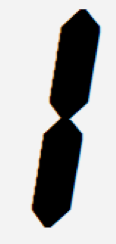
%> input picture Numbers/org/1.png, 116 x 244 px
$ octave createTemplates.m   (GNU Octave 9; MATLAB toolbox functions it lacks are replaced by stand-ins)
%> lines starting %> are read from the running program, lines starting %| are printed output that depends on the picture
%CREATE TEMPLATES

%Number
one=imread('Numbers\1.png');
%> one is the input picture: size 244x116x3 uint8; mean R, G, B 178.8, 179, 179
one=imread('Numbers\2.png');
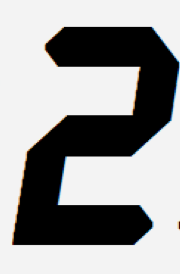
%> input picture Numbers/org/2.png, 180 x 274 px
%> one is the input picture: size 274x180x3 uint8; mean R, G, B 153.9, 154, 154
one=imread('Numbers\3.png');
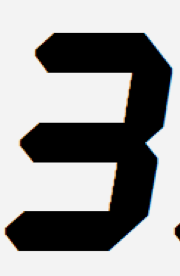
%> input picture Numbers/org/3.png, 180 x 276 px
%> one is the input picture: size 276x180x3 uint8; mean R, G, B 152.6, 152.6, 152.6
one=imread('Numbers\4.png');
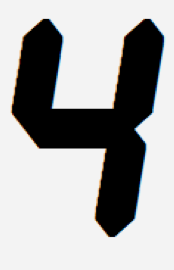
%> input picture Numbers/org/4.png, 174 x 270 px
%> one is the input picture: size 270x174x3 uint8; mean R, G, B 167.7, 167.8, 167.8
one=imread('Numbers\5.png');
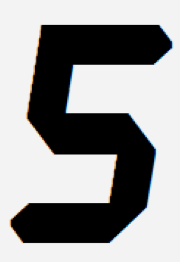
%> input picture Numbers/org/5.png, 180 x 262 px
%> one is the input picture: size 262x180x3 uint8; mean R, G, B 152.4, 152.5, 152.5
one=imread('Numbers\6.png');
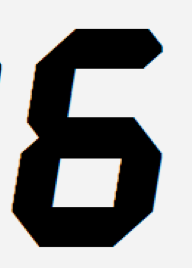
%> input picture Numbers/org/6.png, 192 x 268 px
%> one is the input picture: size 268x192x3 uint8; mean R, G, B 152, 152.2, 152.2
%> (the run ends here)
